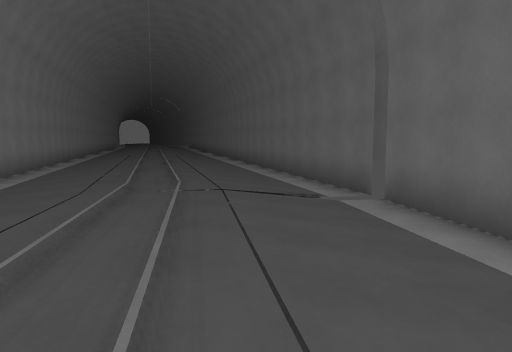
View 1 (above)

16 first-person views from a walk through a level from a Godot 3-D game. The camera is 1.5 m above the floor, tilts 6° down and sees 70° across. The floor is counted in squares, 2 m on a side. Each view is taken from the middle of a square. On the plan, view 1 faces up. The plan holds only what a view shows up to about 11 squares ahead; the rest is blank. The place goes on beyond the plan.

View 2
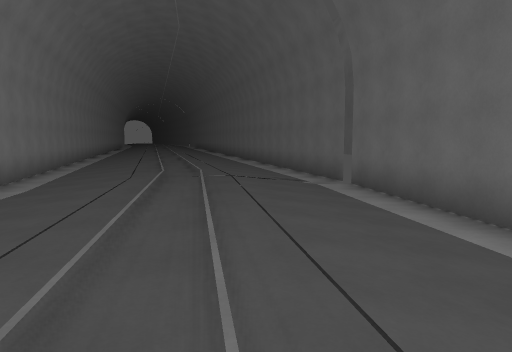

View 3
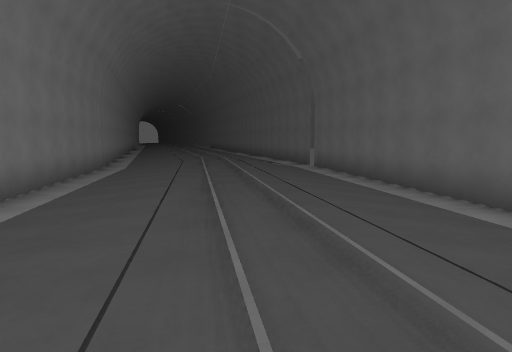

View 4
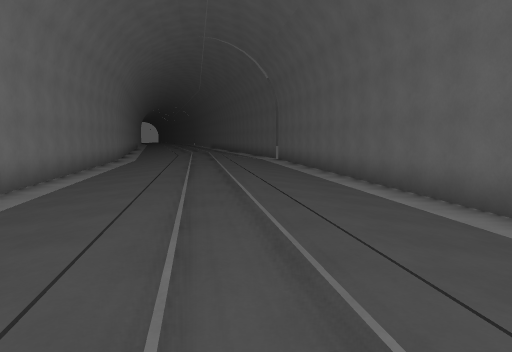

View 5
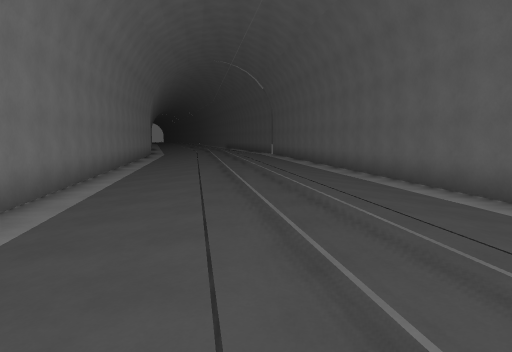

View 6
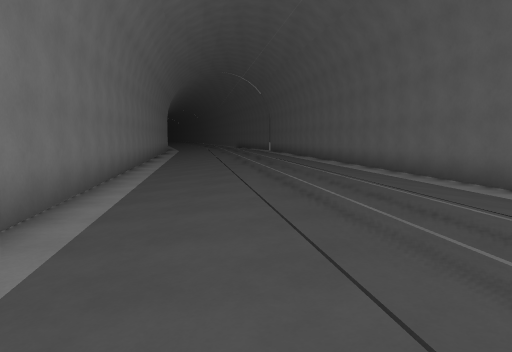

View 7
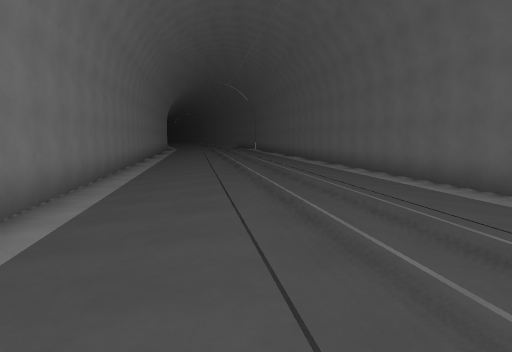

View 8
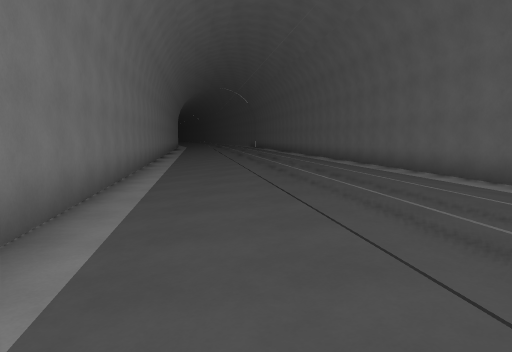

View 9
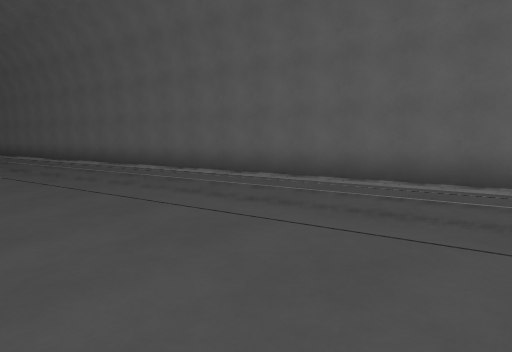

View 10
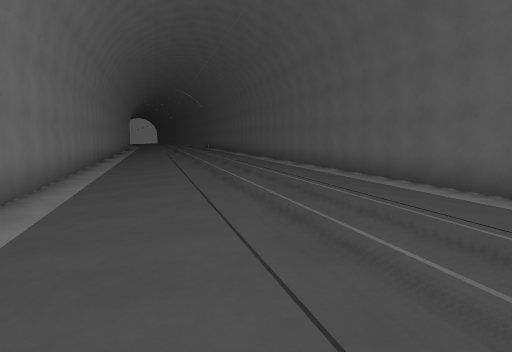

View 11
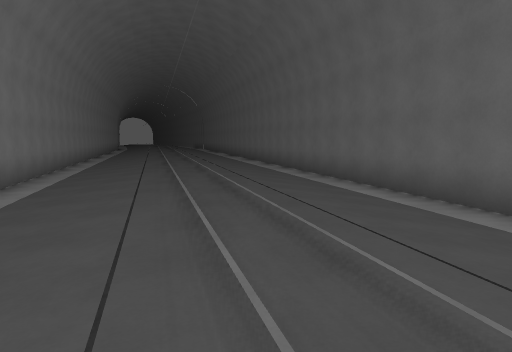

View 12
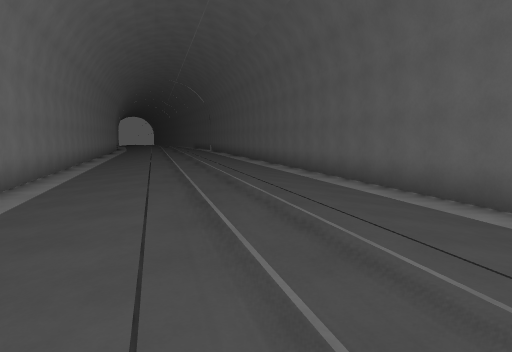

View 13
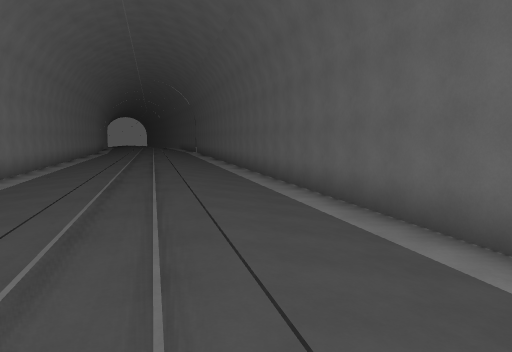

View 14
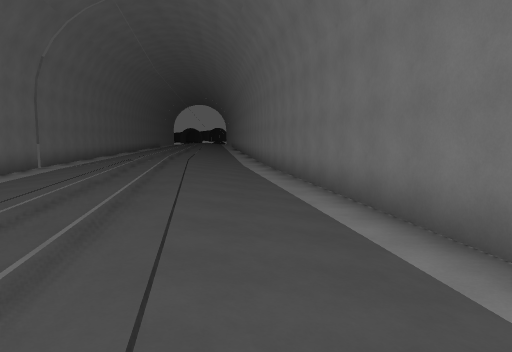

View 15
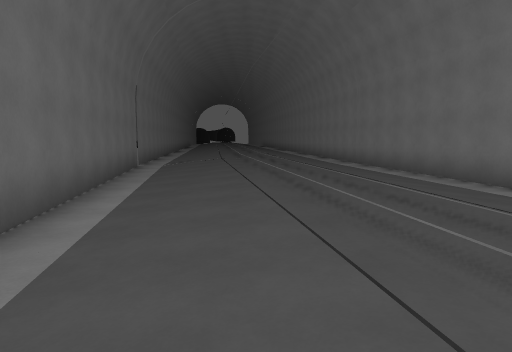

View 16
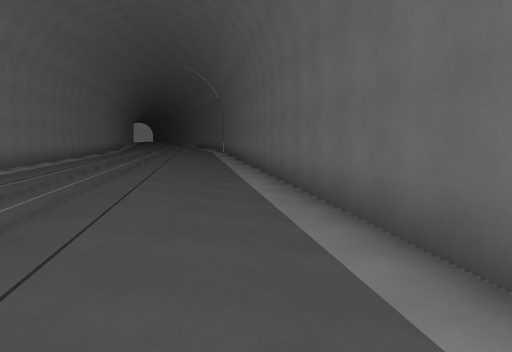

### Floor plan
Key: @ floor where view 1 was taken; # wall or solid block; . main floor; : floor 0.25 m higher than the main floor; - floor 0.25 m lower than the main floor; + floor 0.5 m higher than the main floor; / step, stairs or slope.
Columns run from 10 left of view 1 to 8 right of it. Each row starts with its distance up from view 1.
 23 #-.::..##
 22 #-./:/.-#
 21 #-./:/.-#
 20 #-..+:.-##
 19 ##-.:::.-#
 18  #-./:/.-#
 17  #-./:/.-#
 16  ##..::..##
 15   #-./:/.-#
 14   #-./:/.-#
 13   #-.:::.-##
 12   ##-.:+:.-#
 11    #-./:/.-#
 10    #-./:/.-#
  9    ##.:::..##
  8     #-./:/.-#
  7     #-./:/.-#
  6     #-.:::. #
  5     ##..:::.##
  4      #-./::.-#
  3      #-./:/.-#
  2      #-./:/.-#
  1      #-./:/.-#
  0      ##.::@..#
 -1       #..:::.##
 -2       #-./::.-#
 -3       #-./:/.-#
 -4       #-./:/.-#
 -5       #-./:/.-#
 -6       ##.:::..#
 -7        #.::::.##
 -8        #-./::.-#
 -9        #-./:/.-#
-10        #-./:/.-#
-11        #-./:/.-#
-12        ##.::::.#
-13         #.::::.##
-14         #../::.-#
-15         #-./:/..#
-16         #../:/..#
-17         #../:/..#
-18         ##.:+::.#
-19          #.::::.##
-20          #.:/::..#
-21          #../:/..#
-22          #../:/..#
-23          #../:/..#
-24          ##.:+::.#
-25           #.::::.##
-26           #.::::..#
-27           #../:/..#
-28           #../://##

Positions as (right, up) in squares from view 1, and headings:
1: (0, 0), facing up
2: (0, -2), facing up
3: (0, -7), facing up
4: (1, -11), facing up
5: (1, -16), facing up
6: (1, -20), facing up
7: (2, -24), facing up
8: (2, -28), facing up
9: (1, -28), facing up-right
10: (-3, 5), facing up
11: (-3, 8), facing up
12: (-4, 11), facing up
13: (-3, 12), facing up
14: (1, -17), facing down
15: (4, -17), facing down
16: (4, -17), facing up
